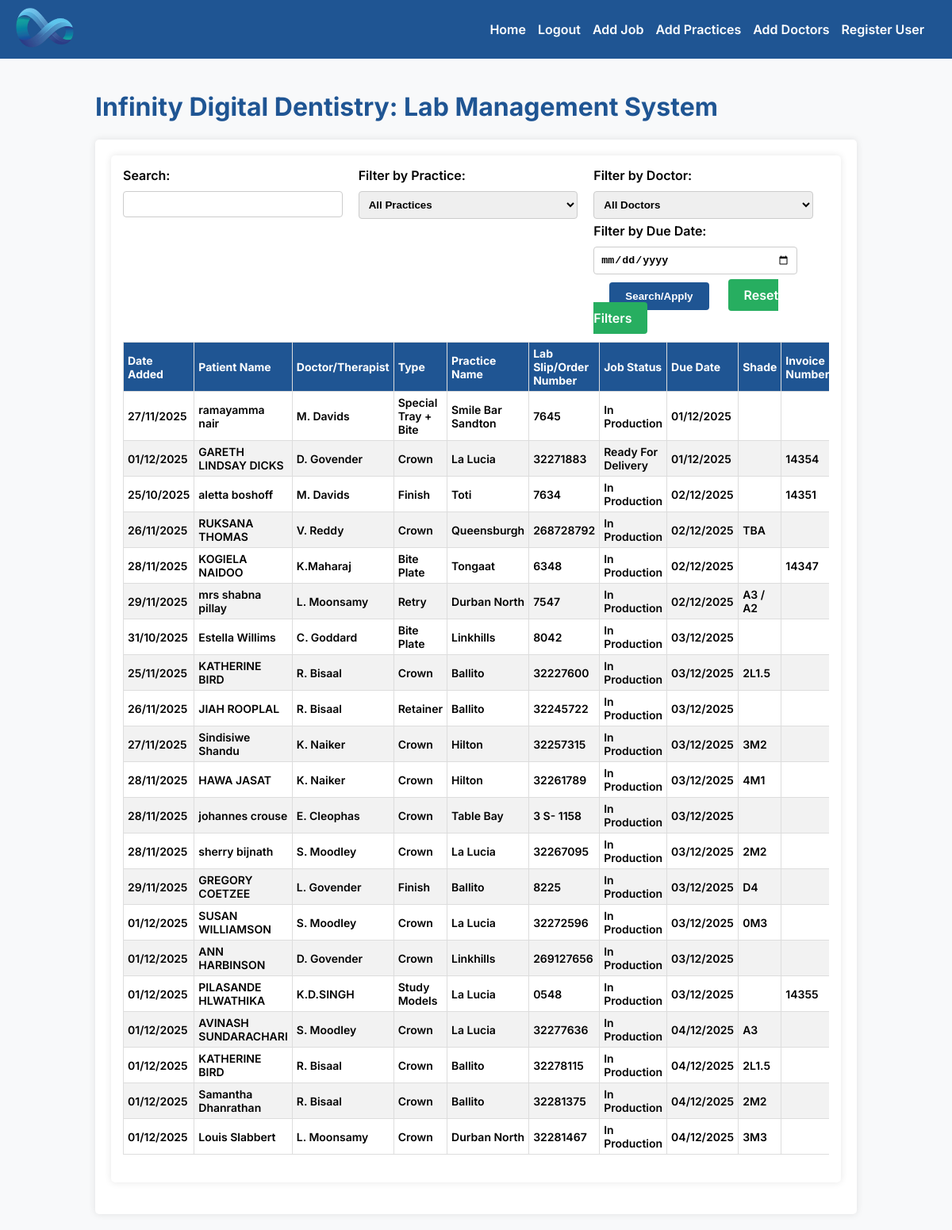
Page /index (signed in) on the committed database.
### app/models.py (models this page shows, shortened)
class Job(db.Model):
    id = db.Column(db.Integer, primary_key=True)
    job_type = db.Column(db.String(64))
    practice_name = db.Column(db.String(64))
    doctor_name = db.Column(db.String(64))
    patient_name = db.Column(db.String(64))
    lab_slip_number = db.Column(db.String(64))
    job_status = db.Column(db.String(64))
    due_date = db.Column(db.Date)
    shade = db.Column(db.String(64))
    invoice_number = db.Column(db.String(64))
    delivery_info = db.Column(db.String(64))
    comments = db.Column(db.Text)
    created_date = db.Column(db.DateTime, default=datetime.utcnow)
    updated_date = db.Column(db.DateTime, default=datetime.utcnow, onupdate=datetime.utcnow)

### app/routes.py (the view, shortened to what this page needs)
@app.route('/')
@app.route('/index')
@login_required
def index():
    from sqlalchemy import or_
    search_query = request.args.get('search_query', '')
    practice_filter = request.args.get('practice_filter', '')
    doctor_filter = request.args.get('doctor_filter', '')
    due_date_filter = request.args.get('due_date_filter', '')
    jobs_query = Job.query
    if not current_user.is_admin:
        user_practice = USER_PRACTICE_MAP.get(current_user.username)
        if user_practice:
            jobs_query = jobs_query.filter_by(practice_name=user_practice)
    else:
        if practice_filter:
            jobs_query = jobs_query.filter_by(practice_name=practice_filter)
    if doctor_filter:
        jobs_query = jobs_query.filter_by(doctor_name=doctor_filter)
    if due_date_filter:
        try:
            due_date = datetime.strptime(due_date_filter, '%Y-%m-%d').date()
            jobs_query = jobs_query.filter(Job.due_date == due_date)
        except ValueError:
            pass
    elif not search_query:
        today = datetime.today().date()
        three_days_later = today + timedelta(days=3)
        jobs_query = jobs_query.filter(Job.due_date.between(today, three_days_later))
        jobs_query = jobs_query.filter(Job.job_status.in_(['In Production', 'Ready For Delivery', 'In Transit To Practice']))
    jobs = jobs_query.order_by(Job.due_date.asc()).all()
    practices = Practice.query.all()
    doctors = Doctor.query.all()
    return render_template('index.html',
        title='Home',
        jobs=jobs,
        practices=practices,
        doctors=doctors,
        search_query=search_query,
        practice_filter=practice_filter,
        doctor_filter=doctor_filter,
        due_date_filter=due_date_filter
    )

### app/models.py (called while the page is built)
@login.user_loader
def load_user(id):
    return User.query.get(int(id))

### app/templates/index.html (shortened to what this page needs)
{% extends "base.html" %}
{% block content %}
<h1>Infinity Digital Dentistry: Lab Management System</h1>
<form method="GET" action="{{ url_for('index') }}">
    <div class="filter-form">
        <div class="filter-group">
            <label for="search_query">Search:</label>
            <input type="text" id="search_query" name="search_query" value="{{ search_query }}">
        </div>
        <div class="filter-group">
            <label for="practice_filter">Filter by Practice:</label>
            <select id="practice_filter" name="practice_filter">
                <option value="">All Practices</option>
            </select>
        </div>
        <div class="filter-group">
            <label for="doctor_filter">Filter by Doctor:</label>
            <select id="doctor_filter" name="doctor_filter">
                <option value="">All Doctors</option>
            </select>
        <div class="filter-group">
    <label for="due_date_filter">Filter by Due Date:</label>
    <input type="date" id="due_date_filter" name="due_date_filter" value="{{ due_date_filter }}">
        </div>
        <button type="submit" class="filter-button">Search/Apply</button>
        <a href="{{ url_for('index') }}" class="refresh-button">Reset Filters</a>
    </div>
</form>
<div class="table-container">
    <table>
        <thead>
            <tr>
                <th>Date Added</th>
                <th>Patient Name</th>
                <th>Doctor/Therapist</th>
                <th>Type</th>
                <th>Practice Name</th>
                <th>Lab Slip/Order Number</th>
                <th>Job Status</th>
                <th>Due Date</th>
                <th>Shade</th>
                <th>Invoice Number</th>
            </tr>
        </thead>
        <tbody>
            {% for job in jobs %}
            <tr>
                <td>{{ job.created_date.strftime('%d/%m/%Y') }}</td>
                <td>{{ job.patient_name }}</td>
                <td>{{ job.doctor_name }}</td>
                <td>{{ job.job_type }}</td>
                <td>{{ job.practice_name }}</td>
                <td>{{ job.lab_slip_number }}</td>
                <td>{{ job.job_status }}</td>
                <td>{{ job.due_date.strftime('%d/%m/%Y') }}</td>
                <td>{{ job.shade }}</td>
                <td>{{ job.invoice_number }}</td>
            </tr>
            {% endfor %}
        </tbody>
    </table>
</div>
{% endblock %}

### app/templates/base.html (shortened to what this page needs)
<!doctype html>
<html lang="en">
  <head>
    <link rel="stylesheet" href="{{ url_for('static', filename='style.css') }}">
  </head>
  <body>
    <nav>
      <div class="logo">
        <img src="{{ url_for('static', filename='Infinity.png') }}" alt="Logo">
      </div>
      <div class="nav-links">
        <a href="{{ url_for('index') }}">Home</a>
        {% if current_user.is_authenticated %}
          <a href="{{ url_for('logout') }}">Logout</a>
          {% if current_user.is_admin %}
            <a href="{{ url_for('add_job') }}">Add Job</a>
            <a href="{{ url_for('add_practices') }}">Add Practices</a>
            <a href="{{ url_for('add_doctors') }}">Add Doctors</a>
            <a href="{{ url_for('register') }}">Register User</a>
          {% endif %}
        {% else %}
          <a href="{{ url_for('login') }}">Login</a>
        {% endif %}
      </div>
    </nav>
    <div class="container">
      {% block content %}{% endblock %}
    </div>
  </body>
</html>

### app/static/style.css (style rules this page uses)
body { font-family: 'Inter', Arial, sans-serif; margin: 0; padding: 0; background-color: #f8f9fa; }
.container { width: 80%; margin: 0 auto; padding: 20px; }
nav { background-color: #1f5593; color: white; padding: 10px 20px; display: flex; justify-content: space-between; align-items: center; font-weight: 600; }
nav .logo img { height: 50px; }
nav .nav-links { display: flex; align-items: center; }
nav .nav-links a { color: white; text-decoration: none; margin-right: 15px; }
h1 { color: #1f5593; font-weight: 700; }
.filter-form { display: flex; flex-wrap: wrap; justify-content: space-between; margin-bottom: 20px; background-color: white; padding: 15px; border-radius: 5px; box-shadow: 0 0 10px rgba(0, 0, 0, 0.1); font-weight: 600; }
.filter-group { margin-right: 20px; flex: 1; min-width: 200px; font-weight: 600; }
.filter-group label { display: block; margin-bottom: 5px; font-weight: bold; font-weight: 600; }
.filter-group input, .filter-group select { width: 100%; padding: 8px; margin: 5px 0; border: 1px solid #ccc; border-radius: 4px; box-sizing: border-box; font-weight: 600; }
.filter-button { align-self: flex-end; padding: 10px 20px; background-color: #1f5593; color: white; border: none; border-radius: 4px; cursor: pointer; margin-left: 20px; font-weight: 600; }
.refresh-button { align-self: flex-end; padding: 10px 20px; background-color: #27ae60; color: white; border: none; border-radius: 4px; cursor: pointer; text-decoration: none; margin-left: 20px; font-weight: 600; }
.table-container { overflow-x: auto; }
table { width: 100%; border-collapse: collapse; margin: 20px 0; font-size: 14px; }
table, th, td { border: 1px solid #ddd; }
th, td { padding: 5px; text-align: left; }
th { background-color: #1f5593; color: white; }
tr:nth-child(even) { background-color: #f2f2f2; }
form { background-color: white; padding: 20px; border-radius: 5px; box-shadow: 0 0 10px rgba(0, 0, 0, 0.1); }
form label { display: block; margin-bottom: 5px; }
form input[type="text"], form input[type="password"], form select, form input[type="date"] { width: 100%; padding: 8px; margin: 5px 0 10px; display: inline-block; border: 1px solid #ccc; border-radius: 4px; box-sizing: border-box; }

### rows in the picture
Job: created_date "27/11/2025", patient_name "ramayamma nair", doctor_name "M. Davids", job_type "Special Tray + Bite", practice_name "Smile Bar Sandton", lab_slip_number "7645", job_status "In Production", due_date "01/12/2025"
Job: created_date "01/12/2025", patient_name "GARETH LINDSAY DICKS", doctor_name "D. Govender", job_type "Crown", practice_name "La Lucia", lab_slip_number "32271883", job_status "Ready For Delivery", due_date "01/12/2025", invoice_number "14354"
Job: created_date "25/10/2025", patient_name "aletta boshoff", doctor_name "M. Davids", job_type "Finish", practice_name "Toti", lab_slip_number "7634", job_status "In Production", due_date "02/12/2025", invoice_number "14351"
Job: created_date "26/11/2025", patient_name "RUKSANA THOMAS", doctor_name "V. Reddy", job_type "Crown", practice_name "Queensburgh", lab_slip_number "268728792", job_status "In Production", due_date "02/12/2025", shade "TBA"
Job: created_date "28/11/2025", patient_name "KOGIELA NAIDOO", doctor_name "K.Maharaj", job_type "Bite Plate", practice_name "Tongaat", lab_slip_number "6348", job_status "In Production", due_date "02/12/2025", invoice_number "14347"
Job: created_date "29/11/2025", patient_name "mrs shabna pillay", doctor_name "L. Moonsamy", job_type "Retry", practice_name "Durban North", lab_slip_number "7547", job_status "In Production", due_date "02/12/2025", shade "A3 / A2"
Job: created_date "31/10/2025", patient_name "Estella Willims", doctor_name "C. Goddard", job_type "Bite Plate", practice_name "Linkhills", lab_slip_number "8042", job_status "In Production", due_date "03/12/2025"
Job: created_date "25/11/2025", patient_name "KATHERINE BIRD", doctor_name "R. Bisaal", job_type "Crown", practice_name "Ballito", lab_slip_number "32227600", job_status "In Production", due_date "03/12/2025", shade "2L1.5"
Job: created_date "26/11/2025", patient_name "JIAH ROOPLAL", doctor_name "R. Bisaal", job_type "Retainer", practice_name "Ballito", lab_slip_number "32245722", job_status "In Production", due_date "03/12/2025"
Job: created_date "27/11/2025", patient_name "Sindisiwe Shandu", doctor_name "K. Naiker", job_type "Crown", practice_name "Hilton", lab_slip_number "32257315", job_status "In Production", due_date "03/12/2025", shade "3M2"
Job: created_date "28/11/2025", patient_name "HAWA JASAT", doctor_name "K. Naiker", job_type "Crown", practice_name "Hilton", lab_slip_number "32261789", job_status "In Production", due_date "03/12/2025", shade "4M1"
Job: created_date "28/11/2025", patient_name "johannes crouse", doctor_name "E. Cleophas", job_type "Crown", practice_name "Table Bay", lab_slip_number "3 S- 1158", job_status "In Production", due_date "03/12/2025"
Job: created_date "28/11/2025", patient_name "sherry bijnath", doctor_name "S. Moodley", job_type "Crown", practice_name "La Lucia", lab_slip_number "32267095", job_status "In Production", due_date "03/12/2025", shade "2M2"
Job: created_date "29/11/2025", patient_name "GREGORY COETZEE", doctor_name "L. Govender", job_type "Finish", practice_name "Ballito", lab_slip_number "8225", job_status "In Production", due_date "03/12/2025", shade "D4"
Job: created_date "01/12/2025", patient_name "SUSAN WILLIAMSON", doctor_name "S. Moodley", job_type "Crown", practice_name "La Lucia", lab_slip_number "32272596", job_status "In Production", due_date "03/12/2025", shade "0M3"
Job: created_date "01/12/2025", patient_name "ANN HARBINSON", doctor_name "D. Govender", job_type "Crown", practice_name "Linkhills", lab_slip_number "269127656", job_status "In Production", due_date "03/12/2025"
Job: created_date "01/12/2025", patient_name "PILASANDE HLWATHIKA", doctor_name "K.D.SINGH", job_type "Study Models", practice_name "La Lucia", lab_slip_number "0548", job_status "In Production", due_date "03/12/2025", invoice_number "14355"
Job: created_date "01/12/2025", patient_name "AVINASH SUNDARACHARI", doctor_name "S. Moodley", job_type "Crown", practice_name "La Lucia", lab_slip_number "32277636", job_status "In Production", due_date "04/12/2025", shade "A3"
Job: created_date "01/12/2025", patient_name "KATHERINE BIRD", doctor_name "R. Bisaal", job_type "Crown", practice_name "Ballito", lab_slip_number "32278115", job_status "In Production", due_date "04/12/2025", shade "2L1.5"
Job: created_date "01/12/2025", patient_name "Samantha Dhanrathan", doctor_name "R. Bisaal", job_type "Crown", practice_name "Ballito", lab_slip_number "32281375", job_status "In Production", due_date "04/12/2025", shade "2M2"
Job: created_date "01/12/2025", patient_name "Louis Slabbert", doctor_name "L. Moonsamy", job_type "Crown", practice_name "Durban North", lab_slip_number "32281467", job_status "In Production", due_date "04/12/2025", shade "3M3"
